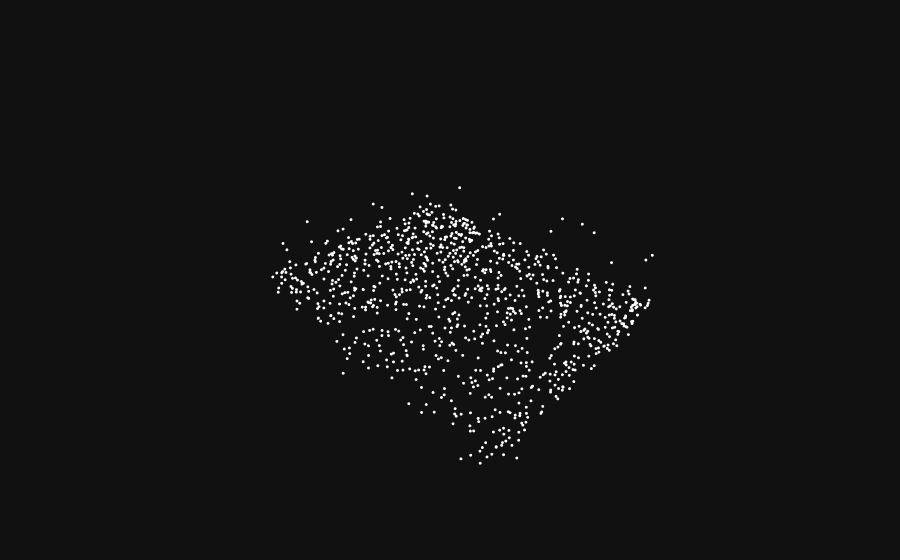

The cell this chart's notebook holds for it:
### Code cell
idx = random.randint(0, len(dataset_test))

cloud = dataset_train[idx].pos.view(1, num_points, 3)
cloud = cloud.transpose(2, 1).to(device)

output, _ = pointnet(cloud)

_, predicted = torch.max(output.data, 1)
label = dataset_train[idx].y

print('Predicted Class: {}      Actual Class:   {}'.format(classes[predicted.item()], classes[label.item()]))

fig = go.Figure(
  data=[
    go.Scatter3d(
      x=dataset_train[idx].pos[:,0], y=dataset_train[idx].pos[:,1], z=dataset_train[idx].pos[:,2],
      mode='markers',
      marker=dict(size=1, color="white"))],
  layout=dict(
    scene=dict(
      xaxis=dict(visible=False),
      yaxis=dict(visible=False),
      zaxis=dict(visible=False))))

fig.update_layout(template='plotly_dark')

fig.show()

### Figure 1 — Plotly figure (JSON) as saved in the notebook; plotly's stock layout.template omitted (floating-point values rounded to 4 significant figures; data arrays with more than 128 entries replaced by an {"elided": "..."} marker saying what was removed)
{"data": [{"marker": {"color": "white", "size": 1}, "mode": "markers", "type": "scatter3d", "x": {"elided": "1024 float values"}, "y": {"elided": "1024 float values"}, "z": {"elided": "1024 float values"}}], "layout": {"scene": {"xaxis": {"visible": false}, "yaxis": {"visible": false}, "zaxis": {"visible": false}}}}
